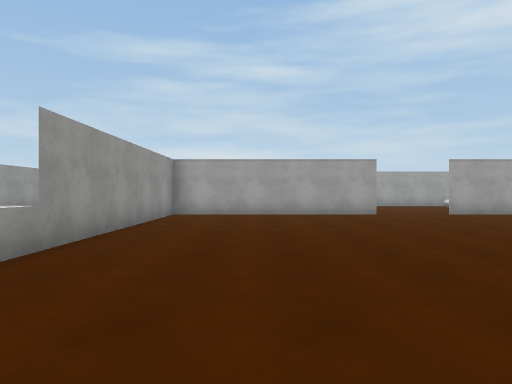
View 1 (above)

17 first-person views from a walk through a Unity game level. The camera is 1.3 m above the floor, looks level and sees 70° across. The floor is counted in squares, 2 m on a side. Each view is taken from the middle of a square. On the plan, view 1 faces up. The plan holds only what a view shows up to about 11 squares ahead; the rest is blank. The place goes on beyond the plan. The player is left out. Surface patterns are stand-ins for the level's own textures.

View 2
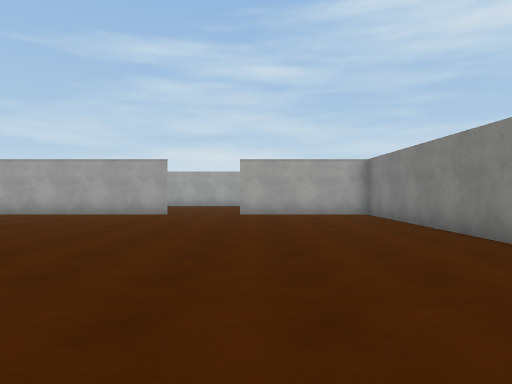

View 3
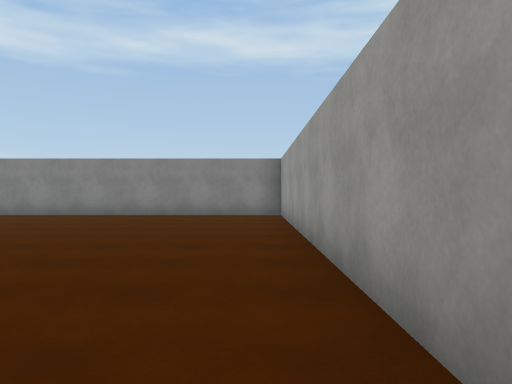

View 4
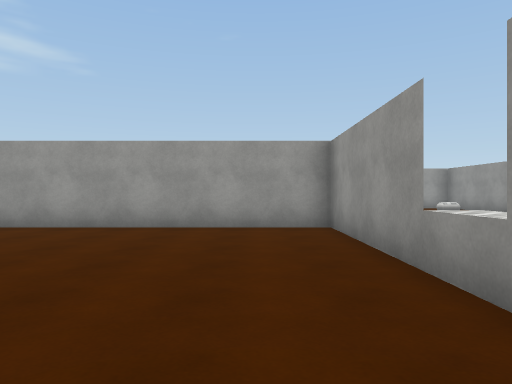

View 5
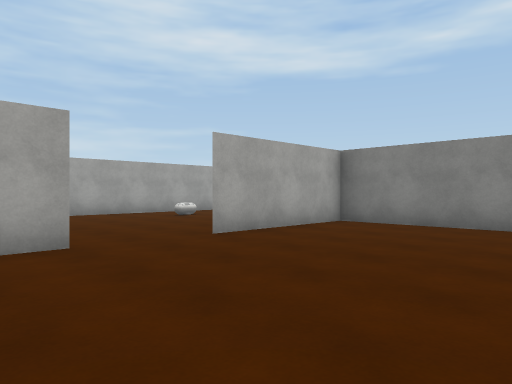

View 6
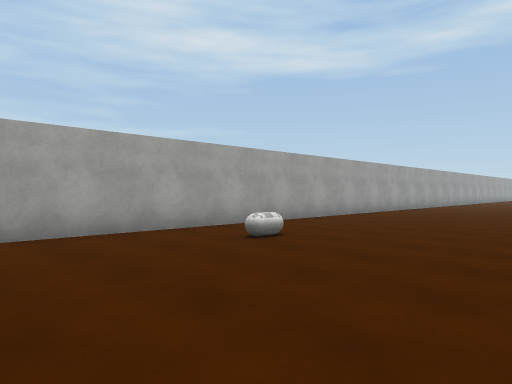

View 7
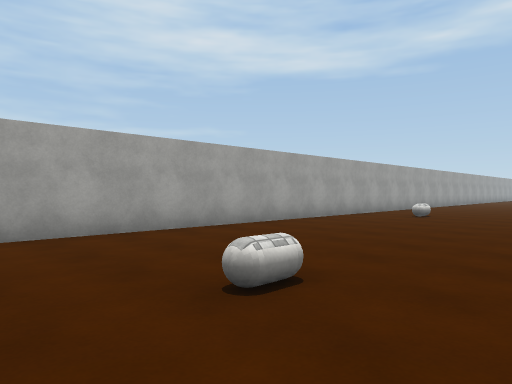

View 8
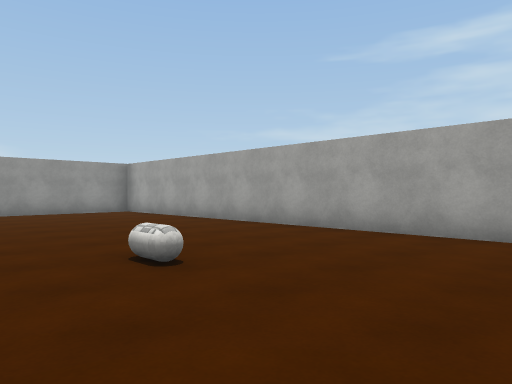

View 9
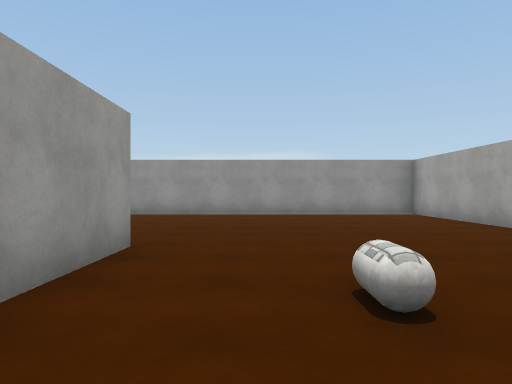

View 10
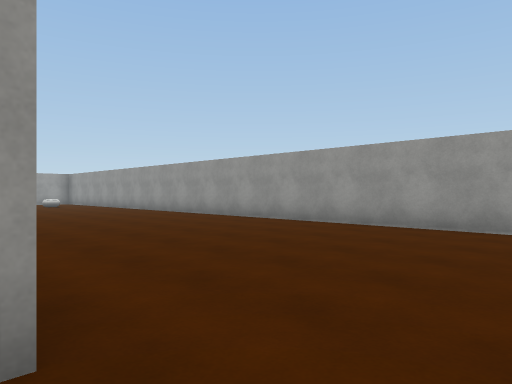

View 11
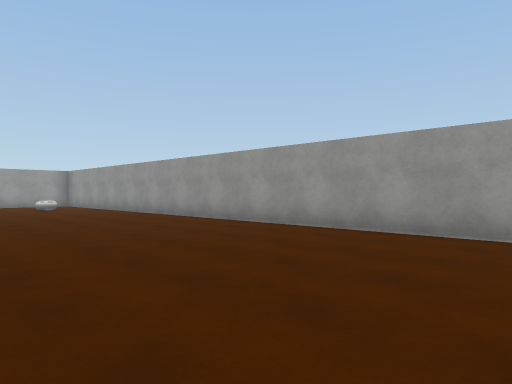

View 12
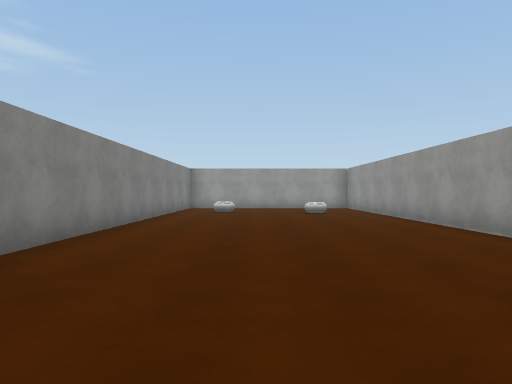

View 13
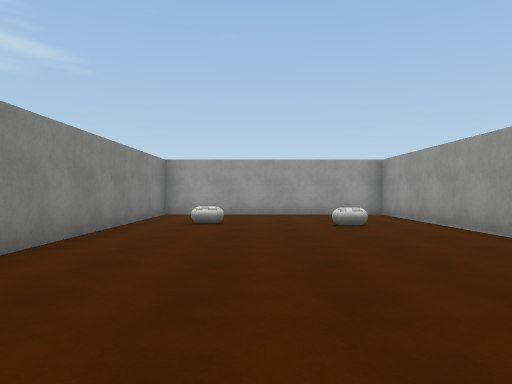

View 14
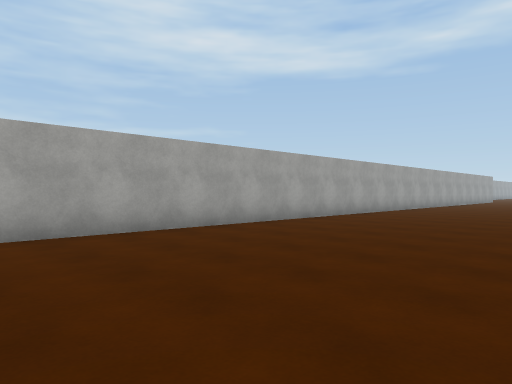

View 15
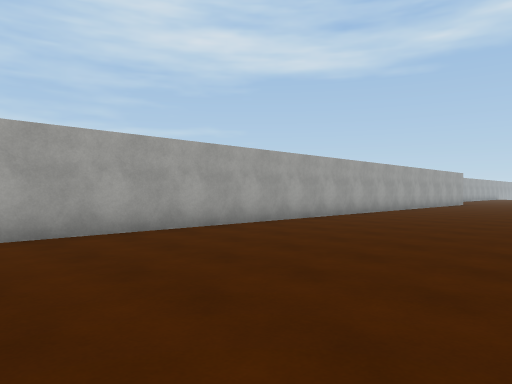

View 16
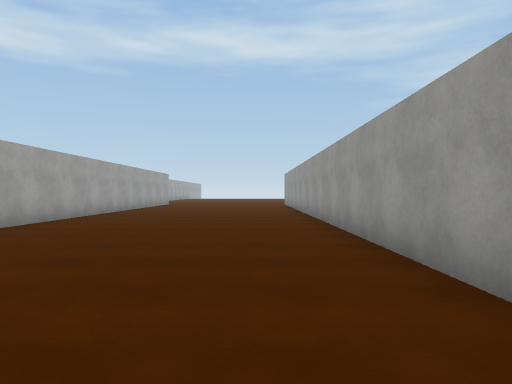

View 17
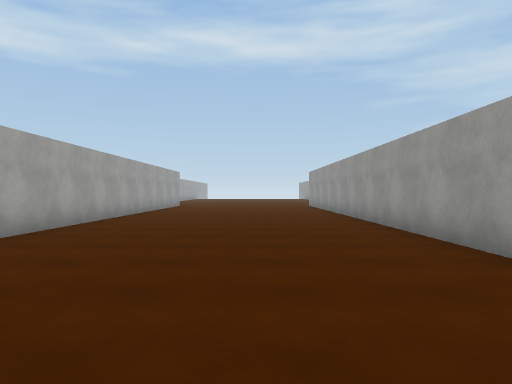

### Floor plan
Points are (right, up) in squares from view 1. A wall is a line through its corners. A room is listed if a view was taken in it or the views show most of it. See-through windows are left out.
Room 1 (views 1, 2, 3, 4, 5)
walls: (3.5, 10.5) (-2.4, 10.5) (-2.4, 3.9); (-2.4, 3) (-2.4, -0.7) (9.2, -0.7) (9.2, 10.5) (5.5, 10.5)
ways out: opening at (4.5, 10) to room 2
Room 2 (views 6, 7, 8, 9, 10, 11, 12, 13, 14, 15, 16, 17)
walls: (-2.4, 10.5) (-0.1, 10.5); (20.1, 10.5) (30.5, 10.5); (-2.4, -8.5) (-2.4, 2.2); (30.5, 16.6) (-8.7, 16.6) (-8.7, -8.5)
ways out: opening at (4.5, 10) to room 1
objects: other object (-7, -5); other object (-4, -6); other object (0, 13); other object (8, 15)

Where each view was taken, in squares from view 1:
view 1: 0 up, 0 right, facing up
view 2: 0 up, 6 right, facing up
view 3: 0 up, 1 left, facing right
view 4: 6 up, 1 left, facing down
view 5: 6 up, 2 right, facing up-right
view 6: 11 up, 4 right, facing up-right
view 7: 11 up, 2 left, facing up-right
view 8: 11 up, 3 right, facing up-left
view 9: 12 up, 2 right, facing left
view 10: 12 up, 2 left, facing down-left
view 11: 9 up, 3 left, facing down-left
view 12: 6 up, 5 left, facing down
view 13: 2 up, 5 left, facing down
view 14: 11 up, 11 right, facing up-right
view 15: 11 up, 17 right, facing up-right
view 16: 12 up, 18 right, facing right
view 17: 13 up, 20 right, facing right
